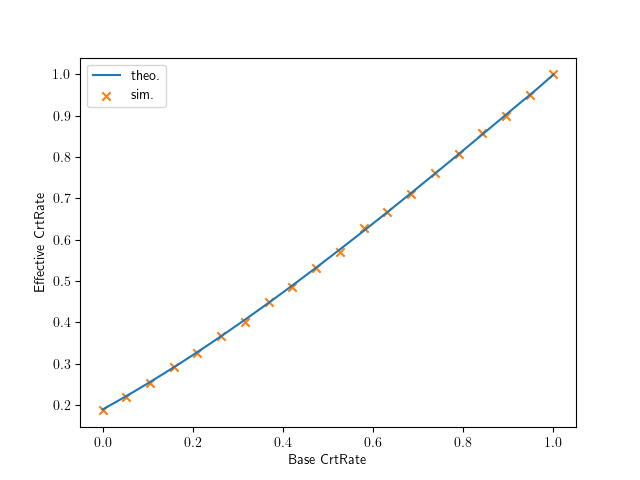

Source code (Python):
import numpy as np
import matplotlib.pyplot as plt
import math
import random

from matplotlib import rc
rc('text', usetex=True)

def simulate(nTrial, p, x):
    crtcnt = 0
    noncrtcnt = 0
    for i in range(nTrial):
        q = min(p + noncrtcnt * x, 1)
        if random.uniform(0, 1) < q:
            # Critical
            crtcnt += 1
            noncrtcnt = 0
        else:
            # Non Critical
            noncrtcnt = min(noncrtcnt+1, 5)

    return crtcnt / nTrial


def theory(p, x):
    r = 1
    ret = 0
    for n in range(1, 6):
        q = min(p + (n-1) * x, 1)
        ret += n * q * r
        r *= (1 - q)

    p5 = min(p + 5 * x, 1)
    ret += r * (1 + 5*p5)/p5
    return 1/ret



incP = 0.08
theoPs = np.linspace(0, 1, 300)
simPs = np.linspace(0, 1, 20)

fig = plt.figure()
ax = fig.add_subplot(111)
ax.plot(theoPs, [theory(p, incP) for p in theoPs], label="theo.", color='C0')
ax.scatter(simPs, [simulate(10000, p, incP) for p in simPs], label="sim.", marker='x', color='C1')
ax.set_xlabel("Base CrtRate")
ax.set_ylabel("Effective CrtRate")
ax.legend()
fig.savefig("theo_sim.png")

# print(simulate(100000, 0.2, 0.08))
# print(theory(0.2, 0.08))


